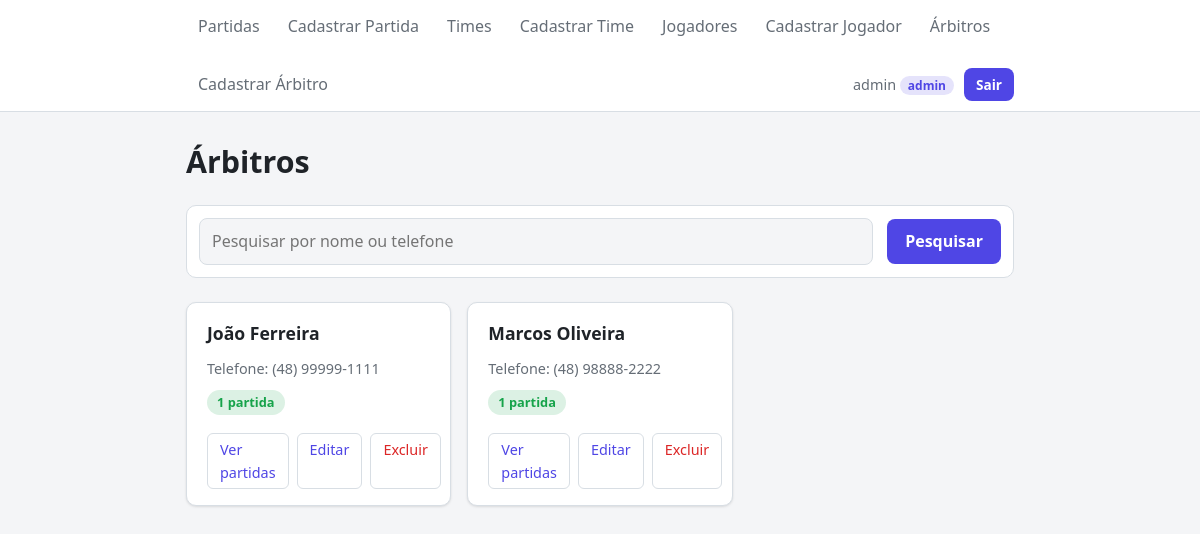
The app's page /arbitros/ (signed in) with its own data.
### campeonato/models.py (models this page shows)
class Arbitro(models.Model):
    nome = models.CharField(max_length=100, verbose_name="Nome")
    telefone = models.CharField(max_length=20, verbose_name="Telefone")
    def __str__(self):
        return self.nome

### campeonato/views.py (the view)
# urls.py: path("arbitros/", ArbitroListView.as_view(), name="listaArbitros"),
class ArbitroListView(LoginRequiredMixin, ListView):
    model = Arbitro
    template_name = "campeonato/arbitro_lista.html"
    context_object_name = "arbitros"
    extra_context = {"tituloPagina": "Árbitros", "h1": "Árbitros"}
    def get_queryset(self):
        arbitros = Arbitro.objects.order_by("nome")
        busca = self.request.GET.get("busca", "")
        if busca:
            arbitros = arbitros.filter(Q(nome__icontains=busca) | Q(telefone__icontains=busca))
        return arbitros
    def get_context_data(self, **kwargs):
        contexto = super().get_context_data(**kwargs)
        contexto["busca"] = self.request.GET.get("busca", "")
        return contexto

### campeonato/templates/campeonato/arbitro_lista.html (shortened to what this page needs)
{% extends "campeonato/base.html" %}
{% block conteudo %}
    <form method="get" class="form-busca">
        <input type="text" name="busca" value="{{ busca }}" placeholder="Pesquisar por nome ou telefone">
        <button type="submit">Pesquisar</button>
    </form>
    <div class="lista-cards">
        {% for arbitro in arbitros %}
            <div class="card">
                <h2>{{ arbitro }}</h2>
                <p class="categoria">Telefone: {{ arbitro.telefone }}</p>
                <span class="status status-concluida">
                    {{ arbitro.partidas.count }} partida{{ arbitro.partidas.count|pluralize }}
                </span>
                <div class="acoes">
                    <a href="{% url 'listaPartidas' %}?arbitro={{ arbitro.pk }}">Ver partidas</a>
                    {% if user.is_staff %}
                        <a href="{% url 'editarArbitro' arbitro.pk %}">Editar</a>
                        <a href="{% url 'excluirArbitro' arbitro.pk %}">Excluir</a>
                    {% endif %}
                </div>
            </div>
        {% empty %}
            {% if busca %}
                <p class="vazio">Nenhum árbitro encontrado para "{{ busca }}".</p>
            {% else %}
                <p class="vazio">Nenhum árbitro cadastrado.</p>
            {% endif %}
        {% endfor %}
    </div>
{% endblock %}

### campeonato/templates/campeonato/base.html (shortened to what this page needs)
{% load static %}
<!DOCTYPE html>
<html lang="pt-BR">
<head>
    <link rel="stylesheet" href="{% static 'campeonato/css/style.css' %}">
</head>
<body>
    <header>
        <nav>
            <ul>
                {% if user.is_authenticated %}
                    <li><a href="{% url 'listaPartidas' %}">Partidas</a></li>
                    {% if user.is_staff %}<li><a href="{% url 'cadastrarPartida' %}">Cadastrar Partida</a></li>{% endif %}
                    <li><a href="{% url 'listaTimes' %}">Times</a></li>
                    {% if user.is_staff %}<li><a href="{% url 'cadastrarTime' %}">Cadastrar Time</a></li>{% endif %}
                    <li><a href="{% url 'listaJogadores' %}">Jogadores</a></li>
                    {% if user.is_staff %}<li><a href="{% url 'cadastrarJogador' %}">Cadastrar Jogador</a></li>{% endif %}
                    <li><a href="{% url 'listaArbitros' %}">Árbitros</a></li>
                    {% if user.is_staff %}<li><a href="{% url 'cadastrarArbitro' %}">Cadastrar Árbitro</a></li>{% endif %}
                    <li class="usuario">
                        <span>{{ user.username }} <span class="nivel">{% if user.is_staff %}admin{% else %}user{% endif %}</span></span>
                        <form method="post" action="{% url 'logout' %}" class="form-sair">
                            <button type="submit">Sair</button>
                        </form>
                    </li>
                {% else %}
                    <li><a href="{% url 'login' %}">Entrar</a></li>
                    <li><a href="{% url 'cadastroUsuario' %}">Criar conta</a></li>
                {% endif %}
            </ul>
        </nav>
    </header>
    <main>
        <h1>{% block h1 %}{{h1}}{% endblock %}</h1>
        {% block conteudo %}{% endblock %}
    </main>
</body>
</html>

### campeonato/static/campeonato/css/style.css (style rules this page uses)
:root { --fundo: #f4f5f7; --superficie: #ffffff; --texto: #1f2328; --texto-suave: #656d76; --borda: #d8dee4; --primaria: #4f46e5; --primaria-hover: #4338ca; --perigo: #dc2626; --perigo-hover: #b91c1c; --sucesso: #16a34a; --raio: 10px; --sombra: 0 1px 3px rgba(0, 0, 0, 0.08), 0 1px 2px rgba(0, 0, 0, 0.04); }
*, *::before, *::after { box-sizing: border-box; }
body { margin: 0; font-family: system-ui, -apple-system, "Segoe UI", Roboto, sans-serif; font-size: 16px; line-height: 1.6; color: var(--texto); background: var(--fundo); }
a { color: var(--primaria); text-decoration: none; }
header { background: var(--superficie); border-bottom: 1px solid var(--borda); position: sticky; top: 0; z-index: 10; }
nav ul { list-style: none; margin: 0 auto; padding: 0 16px; max-width: 860px; display: flex; flex-wrap: wrap; gap: 4px; }
nav a { display: block; padding: 14px 12px; color: var(--texto-suave); font-weight: 500; }
main { max-width: 860px; margin: 0 auto; padding: 32px 16px 64px; }
h1 { font-size: 1.9rem; margin: 0 0 24px; line-height: 1.2; }
h2 { font-size: 1.2rem; margin: 32px 0 12px; }
.card, article { background: var(--superficie); border: 1px solid var(--borda); border-radius: var(--raio); box-shadow: var(--sombra); padding: 16px 20px; margin-bottom: 12px; }
.card h2 { margin: 0 0 6px; font-size: 1.1rem; }
.card p, article p { margin: 4px 0; }
.lista-cards { display: grid; grid-template-columns: repeat(auto-fill, minmax(240px, 1fr)); gap: 16px; }
.lista-cards .card { margin-bottom: 0; display: flex; flex-direction: column; transition: transform 0.15s, box-shadow 0.15s; }
.lista-cards .card .acoes { margin-top: auto; padding-top: 12px; }
.categoria { color: var(--texto-suave); font-size: 0.9rem; }
.status { display: inline-block; align-self: flex-start; font-size: 0.8rem; font-weight: 600; padding: 2px 10px; border-radius: 999px; margin: 6px 0; }
.status-concluida { color: var(--sucesso); background: color-mix(in srgb, var(--sucesso) 15%, transparent); }
.acoes { display: flex; gap: 8px; margin-top: 10px; }
.acoes a { font-size: 0.9rem; padding: 4px 12px; border: 1px solid var(--borda); border-radius: 6px; }
.acoes a[href*="excluir"] { color: var(--perigo); }
form { background: var(--superficie); border: 1px solid var(--borda); border-radius: var(--raio); padding: 20px; margin: 0 0 24px; display: flex; flex-direction: column; gap: 14px; }
input[type="text"], input[type="number"], input[type="datetime-local"], input[type="email"], input[type="password"], select, textarea { width: 100%; font: inherit; color: var(--texto); background: var(--fundo); border: 1px solid var(--borda); border-radius: 8px; padding: 10px 12px; }
button, .botao { align-self: flex-start; font: inherit; font-weight: 600; color: #ffffff; background: var(--primaria); border: none; border-radius: 8px; padding: 10px 18px; cursor: pointer; transition: background 0.15s; }
.form-busca { flex-direction: row; align-items: center; padding: 12px; }
.form-busca input { flex: 1; }
.form-busca button { align-self: auto; }
nav .usuario { margin-left: auto; display: flex; align-items: center; gap: 10px; color: var(--texto-suave); font-size: 0.9rem; }
.nivel { font-size: 0.75rem; font-weight: 600; padding: 1px 8px; border-radius: 999px; color: var(--primaria); background: color-mix(in srgb, var(--primaria) 15%, transparent); }
.form-sair { background: none; border: none; padding: 0; margin: 0; }
.form-sair button { padding: 6px 12px; font-size: 0.85rem; width: auto; }

### records on screen
Arbitro: nome "João Ferreira", telefone "(48) 99999-1111", partidas.count "1"
Arbitro: nome "Marcos Oliveira", telefone "(48) 98888-2222", partidas.count "1"

### other values on screen
{{ user.username }} "admin"
{{ h1 }} "Árbitros"
